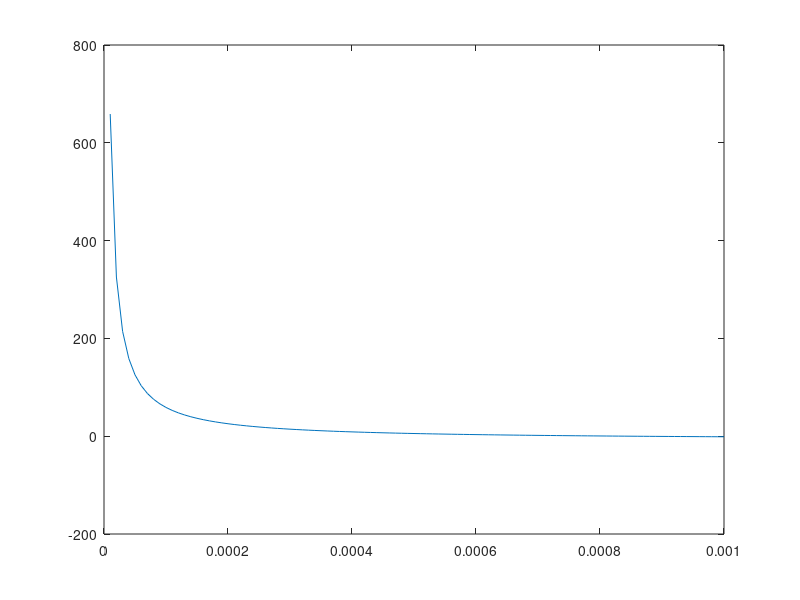

The MATLAB source for this figure:
close all
clear
clc


qmin = 0.1e-3;
qmax = 0.9e-3;

alpha = 0.06;

qt = 0.8e-3;

qs = 0:1e-5:1e-3;

dq = 2*alpha*qs;

Cf = (qt + alpha*qs - qs)./dq;

plot(qs,Cf)
